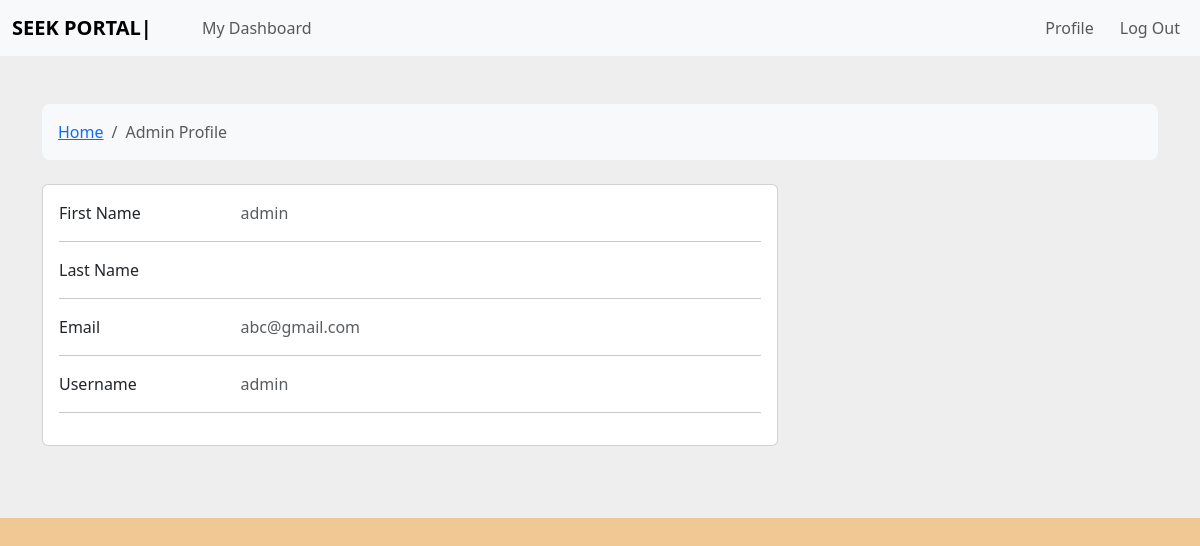
The app's page /a_profile (signed in) with its own data.
### app.py (models this page shows)
class Admin(db.Model):
    __tablename__="admin"
    admin_id=db.Column(db.Integer, primary_key=True, nullable=False)
    ad_fname=db.Column(db.String(30), nullable=False)
    ad_lname=db.Column(db.String(30))
    ad_email=db.Column(db.String(30), nullable=False)
    ad_username=db.Column(db.String(20), nullable=False, unique=True)
    ad_pwd=db.Column(db.String(20), nullable=False)

### app.py (the view)
@app.route("/a_profile", methods=["GET", "POST"])
def a_profile():
    if session["logged_in"]:
        usrname=session["usr"]
        admin_prof=Admin.query.filter_by(ad_username=usrname).first()
        return render_template("admin_profile.html", admin_det=admin_prof)
    return redirect("/admin_login")

### templates/admin_profile.html (shortened to what this page needs)
{% extends "admin_base.html" %}
{% block content %}
<section style="background-color: #eee;">
  <div class="container py-5">
    <div class="row">
      <div class="col">
        <nav aria-label="breadcrumb" class="bg-light rounded-3 p-3 mb-4">
          <ol class="breadcrumb mb-0">
            <li class="breadcrumb-item"><a href="/admin">Home</a></li>
            <li class="breadcrumb-item active" aria-current="page">Admin Profile</li>
          </ol>
        </nav>
      </div>
    </div>
    <div class="row">
      <div class="col-lg-8">
        <div class="card mb-4">
          <div class="card-body">
            <div class="row">
              <div class="col-sm-3">
                <p class="mb-0">First Name</p>
              </div>
              <div class="col-sm-9">
                <p class="text-muted mb-0">{{ admin_det.ad_fname}}</p>
              </div>
            </div>
            <hr>
            <div class="row">
              <div class="col-sm-3">
                <p class="mb-0">Last Name</p>
              </div>
              <div class="col-sm-9">
              </div>
            </div>
            <hr>
            <div class="row">
              <div class="col-sm-3">
                <p class="mb-0">Email</p>
              </div>
              <div class="col-sm-9">
                <p class="text-muted mb-0">{{ admin_det.ad_email}}</p>
              </div>
            </div>
            <hr>
            <div class="row">
              <div class="col-sm-3">
                <p class="mb-0">Username</p>
              </div>
              <div class="col-sm-9">
                <p class="text-muted mb-0">{{ admin_det.ad_username}}</p>
              </div>
            </div>
            <hr>
          </div>
        </div>
      </div>
    </div>
  </div>
</section>
{% endblock %}

### static/css/flash_messages.css (style rules this page uses)
.sinky { background-color: rgb(240, 200, 148); }

### records on screen
Admin: ad_fname "admin", ad_email "abc@gmail.com", ad_username "admin"
